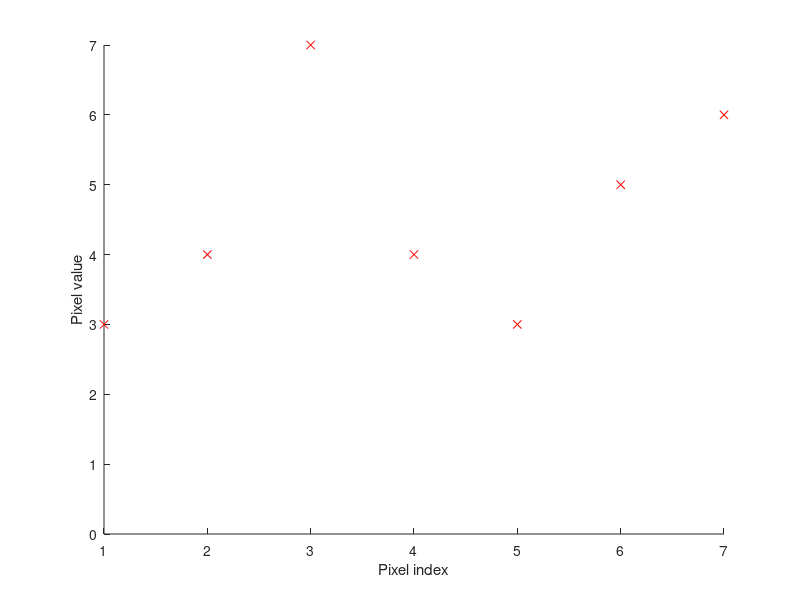

Write the MATLAB code that produced this figure. (Note: this script raises an error after producing the figure.)

f = [3, 4, 7, 4, 3, 5, 6];

%%
hold on
%plot(f)
plot(f, 'rx')
ylim([0,7])
xlabel('Pixel index')
ylabel('Pixel value')
%%
x = linspace(1, 7, 700);

vals = zeros(7, 700);

for i = 1:7
    vals(i,:) = arrayfun(@g, x-i)*f(i);
end
%%
hold on
points = sum(vals);

plot(x, points)

for i=1:7
    plot(x, vals(i,:))
end

ylim([0.01, 7])
xlabel('Pixel index')
ylabel('Pixel value')
%%
g_abs(1)
x2 = linspace(-3, 3);
g2 = arrayfun(@g_abs, x2);
plot(x2, g2)
xlabel('x')
ylabel('g(x)')

%%

x = linspace(1, 7, 700);

vals2 = zeros(7, 700);

for i = 1:7
    vals2(i,:) = arrayfun(@g_abs, x-i)*f(i);
end

points2 = sum(vals2);
plot(x, points2, 'b')

%%

function f = g_abs(x)
    if abs(x) <= 1
        f = abs(x)^3 - 2*abs(x)^2 + 1;
    elseif (1 < abs(x)) & (abs(x) <= 2)
        f = -abs(x)^3 + 5*abs(x)^2 - 8*abs(x)+4;
    elseif abs(x) >2
        f = 0;
    end
end

%%

function f = g(x)
if (-1 <= x) & (x <= 0)
    f = x+1;
elseif (0 <= x) & (x <= 1)
    f = 1-x;
else
    f = 0;
end
end
